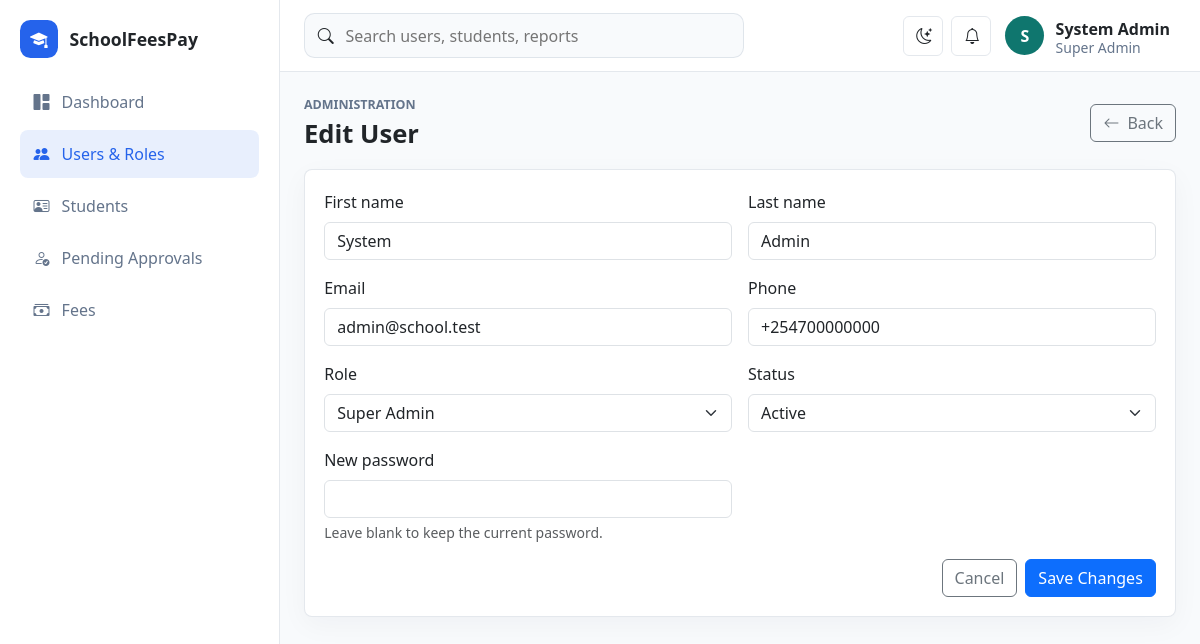
/schoolfeespay/users/edit?id=1 (signed in), run on the app's committed database.
### tables this page shows
CREATE TABLE users (
    id BIGINT UNSIGNED AUTO_INCREMENT PRIMARY KEY,
    role_id BIGINT UNSIGNED NOT NULL,
    first_name VARCHAR(100) NOT NULL,
    last_name VARCHAR(100) NOT NULL,
    email VARCHAR(190) NOT NULL UNIQUE,
    phone VARCHAR(40) NULL,
    password_hash VARCHAR(255) NOT NULL,
    status ENUM('active', 'inactive', 'suspended') NOT NULL DEFAULT 'active',
    two_factor_secret VARCHAR(255) NULL,
    last_login_at TIMESTAMP NULL,
    created_at TIMESTAMP DEFAULT CURRENT_TIMESTAMP,
    updated_at TIMESTAMP DEFAULT CURRENT_TIMESTAMP ON UPDATE CURRENT_TIMESTAMP,
    INDEX idx_users_role_status (role_id, status),
    CONSTRAINT fk_users_role FOREIGN KEY (role_id) REFERENCES roles(id)
);

CREATE TABLE roles (
    id BIGINT UNSIGNED AUTO_INCREMENT PRIMARY KEY,
    name VARCHAR(100) NOT NULL,
    slug VARCHAR(120) NOT NULL UNIQUE,
    description VARCHAR(255) NULL,
    created_at TIMESTAMP DEFAULT CURRENT_TIMESTAMP
);

### app/Core/View.php (called while the page is built, shortened)
<?php
final class View
{
    public static function render(string $view, array $data = [], string $layout = 'app'): void
    {
        extract($data, EXTR_SKIP);
        $viewFile = dirname(__DIR__) . "/Views/{$view}.php";
        require $viewFile;
    }
}

### app/Controllers/UserController.php (called while the page is built, shortened)
<?php
final class UserController
{
    public function edit(): void
    {
        $user = User::find((int)Request::input('id'));
        View::render('users/form', [
            'title' => 'Edit User',
            'roles' => User::roles(),
            'user' => $user,
            'errors' => [],
        ]);
    }
}

### app/Core/Router.php (called while the page is built, shortened)
<?php
final class Router
{
    private array $routes = [];
    public function get(string $path, array $handler): void
    {
        $this->routes['GET'][$this->normalize($path)] = $handler;
    }
    public function post(string $path, array $handler): void
    {
        $this->routes['POST'][$this->normalize($path)] = $handler;
    }
    public function dispatch(): void
    {
        $method = Request::method();
        $path = Request::path();
        $handler = $this->routes[$method][$path] ?? null;
        [$class, $action] = $handler;
        (new $class())->{$action}();
    }
    private function normalize(string $path): string
    {
        return '/' . trim($path, '/');
    }
}

### public/index.php (called while the page is built, shortened)
<?php
spl_autoload_register(function (string $class): void {
    $prefix = 'App\\';
    $relative = str_replace('\\', '/', substr($class, strlen($prefix)));
    $file = dirname(__DIR__) . '/app/' . $relative . '.php';
});
require dirname(__DIR__) . '/app/Core/helpers.php';
$config = require dirname(__DIR__) . '/config/app.php';
$router = new Router();
$router->get('/', [DashboardController::class, 'index']);
$router->get('/login', [AuthController::class, 'showLogin']);
$router->post('/login', [AuthController::class, 'login']);
$router->post('/logout', [AuthController::class, 'logout']);
$router->get('/dashboard', [DashboardController::class, 'index']);
$router->get('/profile', [StudentController::class, 'profile']);
$router->get('/users', [UserController::class, 'index']);
$router->get('/users/create', [UserController::class, 'create']);
$router->post('/users', [UserController::class, 'store']);
$router->get('/users/edit', [UserController::class, 'edit']);
$router->post('/users/update', [UserController::class, 'update']);
$router->post('/users/delete', [UserController::class, 'destroy']);
$router->get('/register', [StudentController::class, 'register']);
$router->post('/register', [StudentController::class, 'storeRegistration']);
$router->get('/students', [StudentController::class, 'index']);
$router->get('/students/create', [StudentController::class, 'create']);
$router->post('/students', [StudentController::class, 'store']);
$router->get('/students/edit', [StudentController::class, 'edit']);
$router->post('/students/update', [StudentController::class, 'update']);
$router->post('/students/delete', [StudentController::class, 'destroy']);
$router->get('/students/pending', [StudentController::class, 'pending']);
$router->post('/students/approve', [StudentController::class, 'approve']);
$router->post('/students/reject', [StudentController::class, 'reject']);
$router->get('/teachers', [TeacherController::class, 'index']);
$router->get('/teachers/create', [TeacherController::class, 'create']);
$router->post('/teachers', [TeacherController::class, 'store']);
$router->get('/teachers/edit', [TeacherController::class, 'edit']);
$router->post('/teachers/update', [TeacherController::class, 'update']);
$router->post('/teachers/delete', [TeacherController::class, 'destroy']);
$router->get('/parents', [ParentController::class, 'index']);
$router->get('/parents/create', [ParentController::class, 'create']);
$router->post('/parents', [ParentController::class, 'store']);
$router->get('/parents/edit', [ParentController::class, 'edit']);
$router->post('/parents/update', [ParentController::class, 'update']);
$router->post('/parents/delete', [ParentController::class, 'destroy']);
$router->get('/classes', [ClassController::class, 'index']);
$router->get('/classes/create', [ClassController::class, 'create']);
$router->post('/classes', [ClassController::class, 'store']);
$router->get('/classes/edit', [ClassController::class, 'edit']);
$router->post('/classes/update', [ClassController::class, 'update']);
$router->post('/classes/delete', [ClassController::class, 'destroy']);
$router->get('/fees', [FeeController::class, 'index']);
$router->get('/fees/receipt', [FeeController::class, 'receipt']);
$router->post('/fees/invoice', [FeeController::class, 'invoice']);
$router->post('/fees/payment', [FeeController::class, 'payment']);
$router->post('/fees/verify', [FeeController::class, 'verify']);
$router->dispatch();

### config/database.php (called while the page is built)
<?php
return [
    'host' => '127.0.0.1',
    'port' => '3306',
    'database' => 'schoolfeespay',
    'username' => 'root',
    'password' => '',
    'charset' => 'utf8mb4',
];

### app/Core/Database.php (called while the page is built, shortened)
<?php
final class Database
{
    private static ?PDO $connection = null;
    public static function connection(): PDO
    {
        if (self::$connection !== null) {
            return self::$connection;
        }
        $config = require dirname(__DIR__, 2) . '/config/database.php';
        $dsn = sprintf(
            'mysql:host=%s;port=%s;dbname=%s;charset=%s',
            $config['host'],
            $config['port'],
            $config['database'],
            $config['charset']
        );
        try {
            self::$connection = new PDO($dsn, $config['username'], $config['password'], [
                PDO::ATTR_ERRMODE => PDO::ERRMODE_EXCEPTION,
                PDO::ATTR_DEFAULT_FETCH_MODE => PDO::FETCH_ASSOC,
                PDO::ATTR_EMULATE_PREPARES => false,
            ]);
        } catch (PDOException $exception) {
            http_response_code(500);
            exit('Database connection failed. Check config/database.php and import database/schema.sql.');
        }
        return self::$connection;
    }
}

### app/Models/User.php (called while the page is built, shortened)
<?php
final class User
{
    public static function roles(): array
    {
        return Database::connection()->query('SELECT id, name FROM roles ORDER BY name')->fetchAll();
    }
    public static function find(int $id): ?array
    {
        $stmt = Database::connection()->prepare('SELECT * FROM users WHERE id = :id LIMIT 1');
        $stmt->execute(['id' => $id]);
        $user = $stmt->fetch();
        return $user ?: null;
    }
}

### app/Core/Request.php (called while the page is built, shortened)
<?php
final class Request
{
    public static function path(): string
    {
        $path = parse_url($_SERVER['REQUEST_URI'] ?? '/', PHP_URL_PATH) ?: '/';
        $base = rtrim((require dirname(__DIR__, 2) . '/config/app.php')['base_url'], '/');
        if ($base !== '' && str_starts_with($path, $base)) {
            $path = substr($path, strlen($base)) ?: '/';
        }
        return '/' . trim($path, '/');
    }
    public static function input(string $key, mixed $default = null): mixed
    {
        return $_POST[$key] ?? $_GET[$key] ?? $default;
    }
}

### config/app.php (called while the page is built)
<?php
return [
    'name' => 'SchoolFeesPay',
    'base_url' => '/schoolfeespay',
    'timezone' => 'Africa/Lagos',
    'session_name' => 'schoolfeespay_session',
    'debug' => true,
];

### app/Core/helpers.php (called while the page is built, shortened)
<?php
function app_config(string $key, mixed $default = null): mixed
{
    static $config = null;
    $config ??= require dirname(__DIR__, 2) . '/config/app.php';
    return $config[$key] ?? $default;
}
function url(string $path = ''): string
{
    return rtrim(app_config('base_url'), '/') . '/' . ltrim($path, '/');
}
function e(mixed $value): string
{
    return htmlspecialchars((string)$value, ENT_QUOTES, 'UTF-8');
}

### app/Views/users/form.php (the view, shortened to what this page needs)
<?php $isEdit = !empty($user['id']); ?>
<div class="page-heading">
    <div>
        <p class="eyebrow">Administration</p>
        <h1><?= $isEdit ? 'Edit User' : 'Create User' ?></h1>
    </div>
    <a class="btn btn-outline-secondary" href="<?= e(url('/users')) ?>"><i class="bi bi-arrow-left me-2"></i>Back</a>
</div>
<section class="panel">
    <form method="post" action="<?= e($isEdit ? url('/users/update') : url('/users')) ?>" class="row g-3" novalidate>
        <div class="col-md-6">
            <label class="form-label" for="first_name">First name</label>
            <input class="form-control <?= isset($errors['first_name']) ? 'is-invalid' : '' ?>" id="first_name" name="first_name" value="<?= e($user['first_name'] ?? '') ?>" required>
        </div>
        <div class="col-md-6">
            <label class="form-label" for="last_name">Last name</label>
            <input class="form-control <?= isset($errors['last_name']) ? 'is-invalid' : '' ?>" id="last_name" name="last_name" value="<?= e($user['last_name'] ?? '') ?>" required>
        </div>
        <div class="col-md-6">
            <label class="form-label" for="email">Email</label>
            <input class="form-control <?= isset($errors['email']) ? 'is-invalid' : '' ?>" id="email" name="email" type="email" value="<?= e($user['email'] ?? '') ?>" required>
        </div>
        <div class="col-md-6">
            <label class="form-label" for="phone">Phone</label>
            <input class="form-control" id="phone" name="phone" value="<?= e($user['phone'] ?? '') ?>">
        </div>
        <div class="col-md-6">
            <label class="form-label" for="role_id">Role</label>
            <select class="form-select <?= isset($errors['role_id']) ? 'is-invalid' : '' ?>" id="role_id" name="role_id" required>
                <?php foreach ($roles as $role): ?>
                    <option value="<?= e($role['id']) ?>" <?= (string)($user['role_id'] ?? '') === (string)$role['id'] ? 'selected' : '' ?>><?= e($role['name']) ?></option>
                <?php endforeach; ?>
            </select>
        </div>
        <div class="col-md-6">
            <label class="form-label" for="status">Status</label>
            <select class="form-select" id="status" name="status">
                <?php foreach (['active', 'inactive', 'suspended'] as $status): ?>
                    <option value="<?= e($status) ?>" <?= ($user['status'] ?? 'active') === $status ? 'selected' : '' ?>><?= e(ucfirst($status)) ?></option>
                <?php endforeach; ?>
            </select>
        </div>
        <div class="col-md-6">
            <label class="form-label" for="password"><?= $isEdit ? 'New password' : 'Password' ?></label>
            <input class="form-control <?= isset($errors['password']) ? 'is-invalid' : '' ?>" id="password" name="password" type="password" <?= $isEdit ? '' : 'required' ?>>
            <?php if ($isEdit): ?><div class="form-text">Leave blank to keep the current password.</div><?php endif; ?>
        </div>
        <div class="col-12 d-flex justify-content-end gap-2">
            <a class="btn btn-outline-secondary" href="<?= e(url('/users')) ?>">Cancel</a>
            <button class="btn btn-primary" type="submit"><?= $isEdit ? 'Save Changes' : 'Create User' ?></button>
        </div>
    </form>
</section>

### public/assets/css/app.css (style rules this page uses)
:root { --sidebar-width: 280px; --border-color: rgba(148, 163, 184, .25); --surface: #ffffff; --muted-surface: #f8fafc; --text-soft: #64748b; }
body { background: var(--muted-surface); color: var(--bs-body-color); }
.page-heading { display: flex; justify-content: space-between; align-items: center; gap: 1rem; margin-bottom: 1.25rem; }
.page-heading h1 { margin: 0; font-size: clamp(1.6rem, 2vw, 2.2rem); font-weight: 800; }
.eyebrow { margin: 0 0 .25rem; color: var(--text-soft); font-size: .78rem; text-transform: uppercase; font-weight: 800; }
.metric-card, .panel { background: var(--surface); border: 1px solid var(--border-color); border-radius: .5rem; box-shadow: 0 8px 28px rgba(15, 23, 42, .04); }
.panel { padding: 1.2rem; }

### data on the page
users: first_name "System", last_name "Admin", email "admin@school.test", phone "+254700000000", role_id "Super Admin", status "Active"

### other printed values
app_config('name') "SchoolFeesPay"
substr(current_user()['name'] ?? 'U', 0, 1) "S"
current_user()['name'] "System Admin"
current_user()['role'] "Super Admin"
